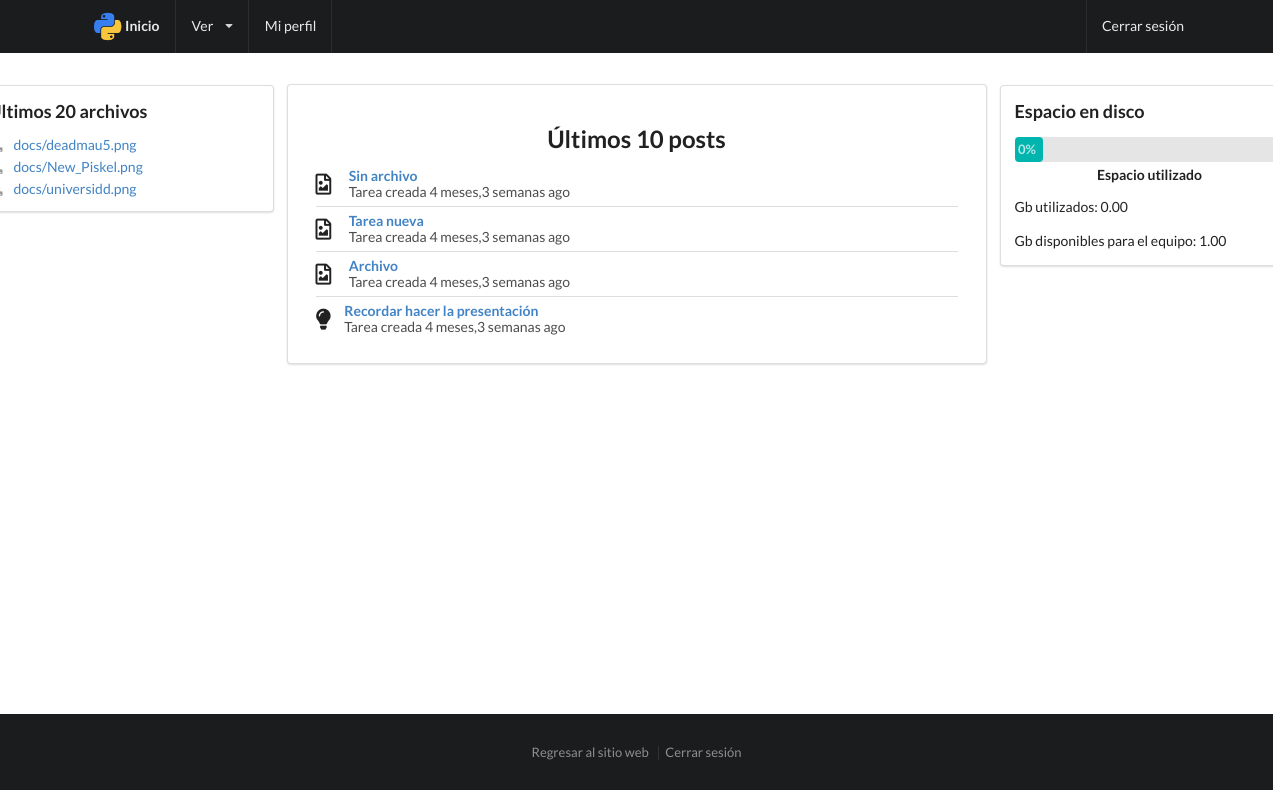
The app's page /portal/ (signed in), older data.
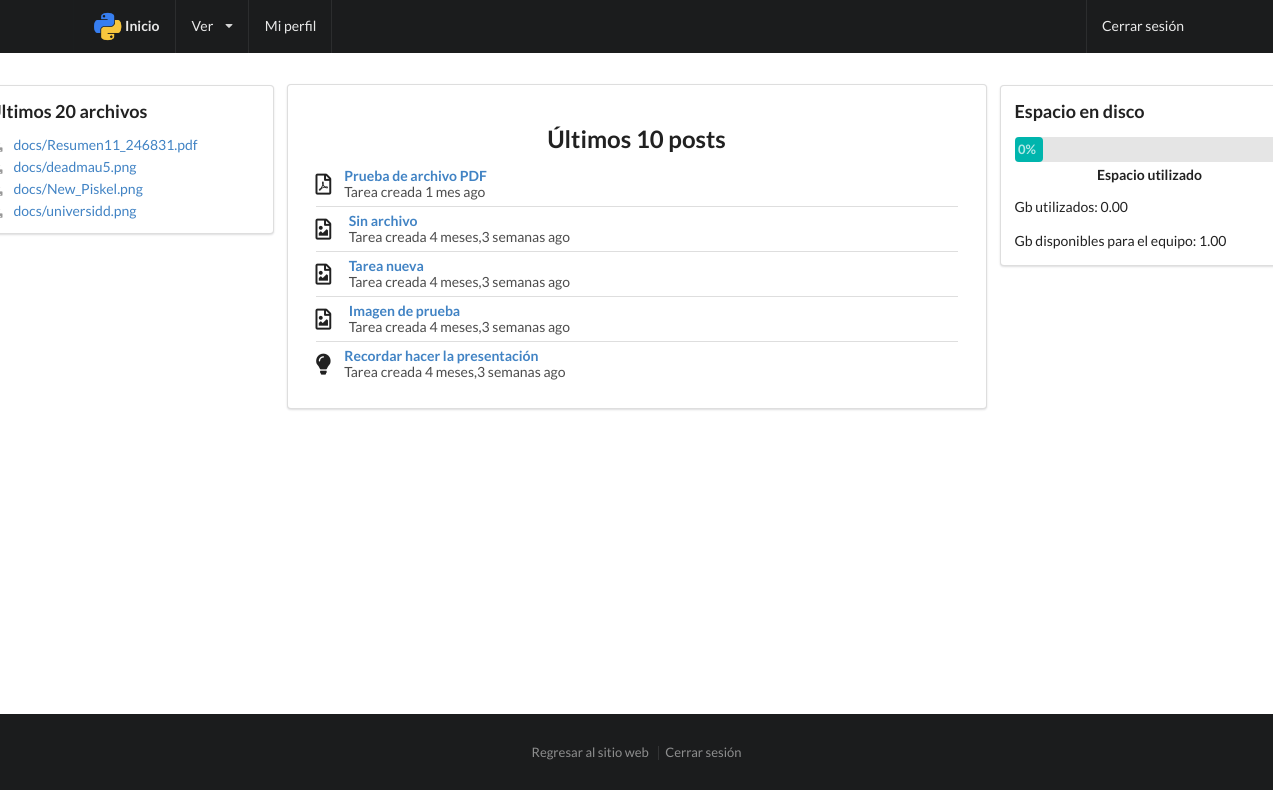
The same page, newer data.
### emmang/models.py (models this page shows, shortened)
class Tarea(models.Model):
    creador = models.ForeignKey('emmang.Empleado', related_name='tareas')
    tema = models.CharField(max_length=100)
    texto = models.TextField()
    fecha = models.DateTimeField()
    archivo = models.FileField(upload_to='docs/', null=True, blank=True)
    class Meta:
        verbose_name = "Tarea"
        verbose_name_plural = "Tareas"

### emmang/views.py (the view)
# urls.py: url(r'^portal/$', views.portal, name='portal'),
@login_required
def portal(request):
    tareas = Tarea.objects.all().order_by('-fecha')[:10]
    tarea_archivo = Tarea.objects.exclude(archivo='').order_by('-fecha')[:20]
    gb = get_size('media/docs') / 1073741824
    return render(
        request,
        'emmang/portal.html',
        {'tareas':tareas,'tarea_archivo':tarea_archivo,'usage':gb*100/DEFUALTGB,'gbdef':DEFUALTGB,'gbused':gb}
    )

### emmang/views.py (called while the page is built)
def get_size(start_path = '.'):
    total_size = 0
    for dirpath, dirnames, filenames in os.walk(start_path):
        for f in filenames:
            fp = os.path.join(dirpath, f)
            total_size += os.path.getsize(fp)
    return total_size

### emmang/templates/emmang/portal.html (shortened to what this page needs)
{% extends 'emmang/base.html' %}
{% load staticfiles %}
{% load humanize %}
{% block content %}
{% include 'emmang/navbar.html' %}
<div class="ui main text container contenido-portal">
  <div class="ui segment">
    <div class="ui left very close rail">
      <div class="ui segment">
        <h3>Últimos 20 archivos</h3>
        <div class="ui list">
          {% for tarea in tarea_archivo %}
          <a class="item" href="{{tarea.archivo.url}}">
            <i class="download icon"></i><div class="content">{{tarea.archivo}}</div>
          </a>
          {% endfor %}
        </div>
      </div>
    </div>
    <div class="ui right very close rail">
      <div class="ui segment">
        <h3>Espacio en disco</h3>
        <div class="ui teal progress" data-percent="{{usage}}" id="used-space">
            <div class="bar">
                <div class="progress"></div>
            </div>
            <div class="label">Espacio utilizado</div>
        </div>
        <p>Gb utilizados: {{gbused|floatformat:2}}</p>
        <p>Gb disponibles para el equipo: {{gbdef|floatformat:2}}</p>
      </div>
    </div>
    <div class="ui basic segment">
      <h2 class="ui center aligned header">Últimos 10 posts</h2>
      <div class="ui relaxed divided list">
        {% for tarea in tareas %}
        <div class="item">
          {% if tarea.archivo %}
            {% if '.pdf' in tarea.archivo.name %}
                <i class="large file pdf outline middle aligned icon"></i>
            {% elif '.word' in tarea.archivo.name %}
                <i class="large file word outline middle aligned icon"></i>
            {% elif '.txt' in tarea.archivo.name %}
                <i class="large file text outline middle aligned icon"></i>
            {% else %}
                <i class="large file image outline middle aligned icon"></i>
            {% endif %}
          {% else %}
            <i class="large idea middle aligned icon"></i>
          {% endif %}
          <div class="content">
            <a class="header" href="{% url 'emmang:tarea' pk=tarea.pk %}">{{tarea.tema}}</a>
            <div class="description">Tarea creada {{tarea.fecha|naturaltime|lower}}</div>
          </div>
        </div>
        {% endfor %}
      </div>
    </div>
  </div>
</div>
{% include 'emmang/footer.html' %}
{% endblock content %}

Row changes from the older to the newer data that the page shows:
added Tarea: archivo "docs/Resumen11_246831.pdf", tema "Prueba de archivo PDF", fecha "1 mes ago"
changed Tarea "docs/universidd.png": tema "Archivo" → "Imagen de prueba"
